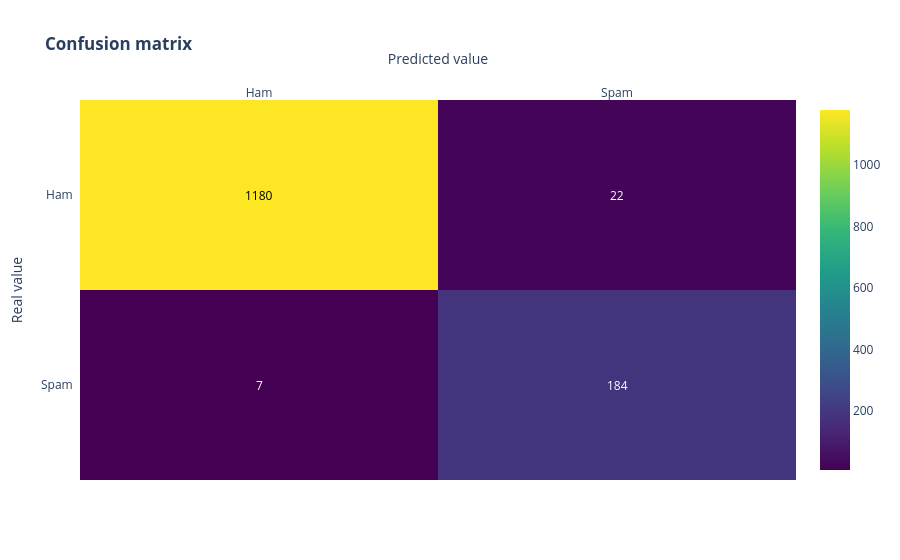

Notebook source saved alongside this figure:
### Code cell
y_preds = (model.predict(X_test) > 0.5).astype("int32")
conf_matrix(metrics.confusion_matrix(y_test, y_preds))

### Figure 1 — Plotly figure (JSON) as saved in the notebook; plotly's stock layout.template omitted (floating-point values rounded to 4 significant figures)
{"data": [{"colorscale": [[0, "#440154"], [0.1111, "#482878"], [0.2222, "#3e4989"], [0.3333, "#31688e"], [0.4444, "#26828e"], [0.5556, "#1f9e89"], [0.6667, "#35b779"], [0.7778, "#6ece58"], [0.8889, "#b5de2b"], [1, "#fde725"]], "reversescale": false, "showscale": true, "type": "heatmap", "x": ["Ham", "Spam"], "y": ["Spam", "Ham"], "z": [[7, 184], [1180, 22]]}], "layout": {"annotations": [{"font": {"color": "#FFFFFF"}, "showarrow": false, "text": "7", "x": "Ham", "xref": "x", "y": "Spam", "yref": "y"}, {"font": {"color": "#FFFFFF"}, "showarrow": false, "text": "184", "x": "Spam", "xref": "x", "y": "Spam", "yref": "y"}, {"font": {"color": "#000000"}, "showarrow": false, "text": "1180", "x": "Ham", "xref": "x", "y": "Ham", "yref": "y"}, {"font": {"color": "#FFFFFF"}, "showarrow": false, "text": "22", "x": "Spam", "xref": "x", "y": "Ham", "yref": "y"}], "title": {"text": "<b>Confusion matrix</b>"}, "xaxis": {"dtick": 1, "gridcolor": "rgb(0, 0, 0)", "side": "top", "ticks": "", "title": {"text": "Predicted value"}}, "yaxis": {"dtick": 1, "ticks": "", "ticksuffix": "  ", "title": {"text": "Real value"}}}}
